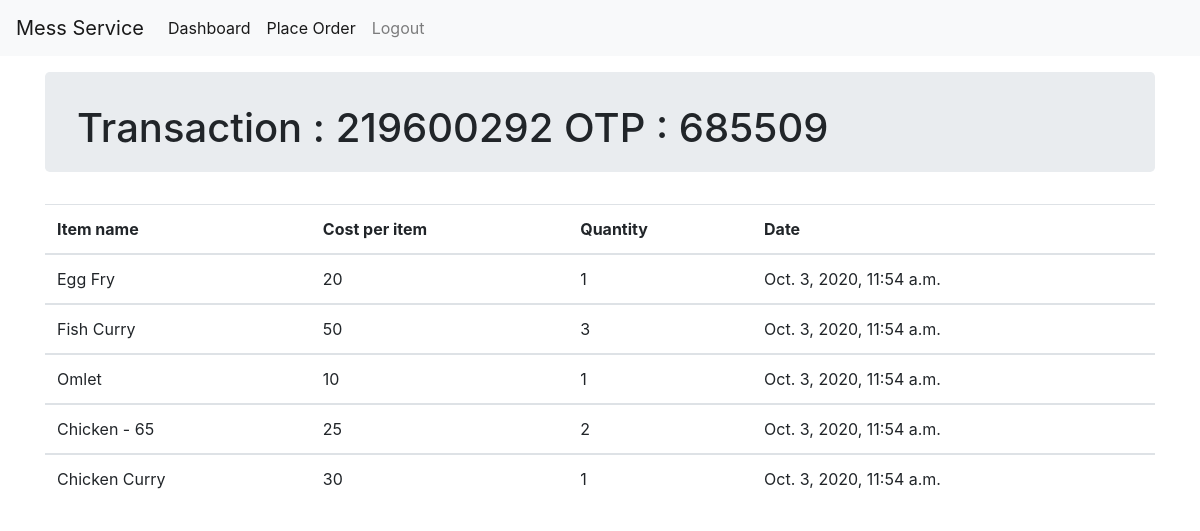
The app's page /student/pending/219600292 (signed in) with its own data.
### vendor/models.py (models this page shows, shortened)
class Transaction(models.Model):
    trans_id = models.CharField(max_length=10, primary_key=True)
    reg_id = reg_id = models.ForeignKey(
        Student, related_name='token', null=True, blank=True, on_delete=models.CASCADE)
    otp = models.CharField(max_length=6)
    PENDING = 'P'
    ACCEPTED = 'A'
    APPLICATION_STATUS = (
        (ACCEPTED, 'Accepted'),
        (PENDING, 'Pending')
    )
    status = models.CharField(
        max_length=2, choices=APPLICATION_STATUS, default=PENDING)

class Token(models.Model):
    trans_id = models.ForeignKey(
        Transaction, related_name='token', null=True, blank=True, on_delete=models.CASCADE)
    item_name = models.ForeignKey(
        ExtraItems, max_length=30, on_delete=models.CASCADE)
    quantity = models.IntegerField()
    date = models.DateTimeField(default=datetime.now, blank=True)
    def __str__(self):
        return self.trans_id.trans_id+" "+self.item_name.item_name
    class Meta:
        ordering = ['-date']

class ExtraItems(models.Model):
    item_name = models.CharField(max_length=100, primary_key=True)
    item_cost = models.CharField(max_length=10)
    def __str__(self):
        return self.item_name

### student/views.py (the view)
# urls.py: path('pending/<int:transid>', details, name="details"),
@login_required
@user_passes_test(check)
def details(request, transid):
    transaction = get_object_or_404(Transaction, trans_id=transid)
    tok_list = Token.objects.filter(trans_id=transaction)
    print(tok_list)
    print(transaction)
    return render(request, 'student/details.html', {'transaction': transaction, 'token_list': tok_list})

### student/views.py (called while the page is built)
def check(user):
    return Student.objects.filter(user=user).exists()

### templates/student/details.html (shortened to what this page needs)
{% extends 'base.html' %}
{% load static %}
{% block body %}
<nav class="navbar navbar-expand-lg navbar-light bg-light mb-3">
          <a class="navbar-brand" href="#">Mess Service</a>
          <div class="collapse navbar-collapse" id="navbarSupportedContent">
            <ul class="navbar-nav mr-auto">
              <li class="nav-item active">
                <a class="nav-link" href="{% url 'student:dashboard'%}">Dashboard </a>
              </li>
              <li class="nav-item active">
                <a class="nav-link" href="{% url 'student:placeorder'%}">Place Order </a>
              </li>
              <li class="nav-item">
                <a class="nav-link" href="{% url 'accounts:logout' %}">Logout</a>
              </li>
            </ul>
          </div>
</nav>
<div class="container">
    <div class="jumbotron" style="height: 100px;padding-top: 2rem;">
        <h1>Transaction : {{transaction.trans_id}} OTP : {{transaction.otp}}</h1>
    </div>
        <table class="table">
          <thead>
            <tr>
              <th scope="col">Item name</th>
              <th scope="col">Cost per item</th>
              <th scope="col">Quantity</th>
              <th scope="col"> Date </th>
            </tr>
          </thead>
      {% for tok in token_list %}
          <tbody>
            <tr>
              <td>{{ tok.item_name }}</td>
              <td>{{ tok.item_name.item_cost }}</td>
              <td>{{ tok.quantity }}</td>
              <td>{{ tok.date }}</td>
            </tr>
          </tbody>
        {% endfor %}
      </table>
      {% endblock %}

### records on screen
Token: item_name "Egg Fry", item_name.item_cost "20", quantity "1", date "Oct. 3, 2020, 11:54 a.m."
Token: item_name "Fish Curry", item_name.item_cost "50", quantity "3", date "Oct. 3, 2020, 11:54 a.m."
Token: item_name "Omlet", item_name.item_cost "10", quantity "1", date "Oct. 3, 2020, 11:54 a.m."
Token: item_name "Chicken - 65", item_name.item_cost "25", quantity "2", date "Oct. 3, 2020, 11:54 a.m."
Token: item_name "Chicken Curry", item_name.item_cost "30", quantity "1", date "Oct. 3, 2020, 11:54 a.m."
